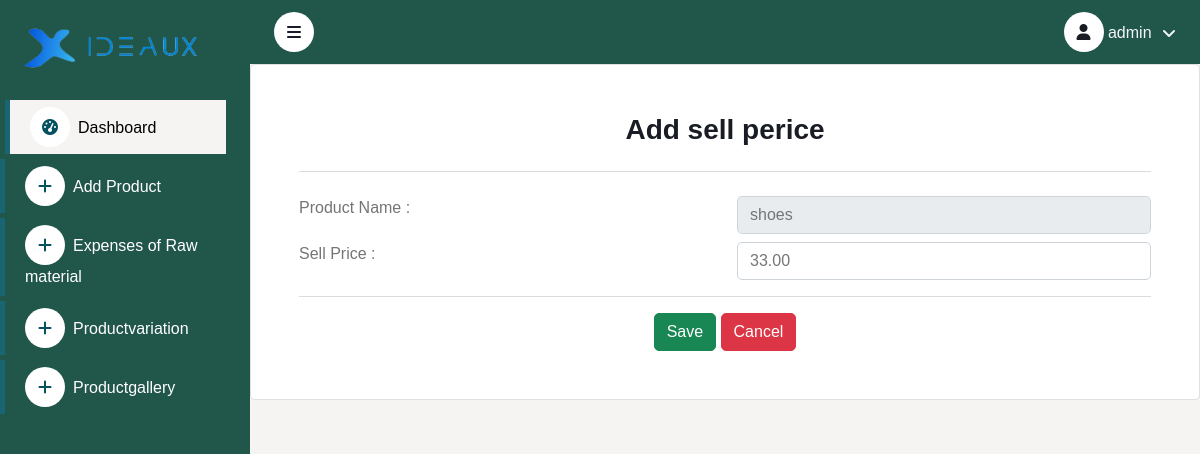
Screenshot of /sell_price/10/ (signed in) with the database file from the repository.
### data/models.py (models this page shows, shortened)
class User(AbstractBaseUser):
    first_name      = models.CharField(max_length=50)
    last_name       = models.CharField(max_length=50)
    username        = models.CharField(max_length=50, unique=True)
    email           = models.EmailField(max_length=100, unique=True)
    phone_number    = models.CharField(max_length=50)
    date_joined     = models.DateTimeField(auto_now_add=True)
    last_login      = models.DateTimeField(auto_now_add=True)
    is_admin        = models.BooleanField(default=False)
    is_staff        = models.BooleanField(default=False)
    is_active        = models.BooleanField(default=False)
    is_superadmin        = models.BooleanField(default=False)
    USERNAME_FIELD = 'email'
    REQUIRED_FIELDS = ['username', 'first_name', 'last_name']
    objects = MyAccountManager()

class Makeproduct(models.Model):
    product_name=models.CharField(max_length=100)
    sell_price=models.DecimalField(max_digits = 8,decimal_places = 2,default=0)
    makeproduct_price=models.DecimalField(max_digits = 8,decimal_places = 2, default=0)
    status_makeproduct= models.CharField(choices=STATUS_CHOICES,max_length=100, null=True,blank=True)
    pro_loss_makeproduct=models.DecimalField(max_digits = 8,decimal_places = 2,default=0)
    price_pro_fromshop=models.DecimalField(max_digits = 8,decimal_places = 2,default=0)
    status_purchaseproduct= models.CharField(choices=STATUS_CHOICES,max_length=100, null=True,blank=True)
    pro_loss_purchaseproduct=models.DecimalField(max_digits = 8,decimal_places = 2,default=0)
    is_active=models.BooleanField(default=True)

### data/views.py (the view, shortened to what this page needs)
# urls.py: path('sell_price/<int:id>/', views.sell_price,name='sell_price'),
def sell_price(request,id):
    product=Makeproduct.objects.get(id=id)
    form=Sell_priceform()
    return render(request,'data/sell_price.html',{'product':product})

### data/templates/data/sell_price.html (shortened to what this page needs)
{% extends 'data/layout.html'%}
{% load static %}
{% block content %}
        <div class="card p-5">
            <h3 class="text-center">Add sell perice</h3>
            <hr class="hr-center">
            <form action="" method="post" enctype="multipart/form-data">
                <div class="row">
                        <div class="col-md-6 mt-2">
                            <label for="product_name">Product&nbsp;Name&nbsp;:</label>
                        </div>
                        <div class="col-md-6 mt-2">
                            <input type="text" name="product_name" class="form-control" id="product_name" value="{{product.product_name}}" disabled>
                    </div>
                    <div class="col-md-6 mt-2">
                        <label for="sell_price">Sell&nbsp;Price&nbsp;:</label>
                    </div>
                    <div class="col-md-6 mt-2">
                        {% if z %}
                        {% for i,j in z %}
                        <input type="text" name="sell_price" class="form-control" id="sell_price" value="{{i}}" required><br>
                        {% if j %}<span class="text-danger">{{j}}</span>{% endif %}
                        {% endfor %}
                        {% elif product.sell_price%}
                        <input type="text" name="sell_price" placeholder="Enter a amount" class="form-control" id="sell_price" value="{{product.sell_price}}" required>
                        {% else %}
                        <input type="text" name="sell_price" placeholder="Enter a amount" class="form-control" id="sell_price" value="{{form.sell_price.value}}" required>
                      {% endif%}
                </div>
                </div>
                <hr class="hr-center">
                <div class="mt-2 text-center">
                    <button type="submit" class="btn btn-success">Save</button>
                    <button type="reset" class="btn btn-danger">Cancel</button>
                </div>
            </form>
        </div>
    </div>
{%endblock content%}

### data/templates/data/layout.html (shortened to what this page needs)
{% load static%}
<!DOCTYPE html>
<html lang="en">
  <head>
    <link
      rel="stylesheet"
      href="https://cdnjs.cloudflare.com/ajax/libs/font-awesome/6.2.1/css/all.min.css"
    />
    <link
      href="https://cdn.jsdelivr.net/npm/bootstrap-icons@1.4.1/font/bootstrap-icons.css"
      rel="stylesheet"
    />
    <link href="{% static 'css/min.css' %}" rel="stylesheet" />
    <link href="{% static 'css/styles.css' %}" rel="stylesheet" />
  </head>
  <body>
    <div class="sidebar pe-4 pb-3">
      <nav class="navbar bg-light navbar-light">
        <a href="" class="navbar-brand mx-4 mb-3">
         <img src="{% static 'images/logo1.png' %}" alt="logo" style="width:100%">
        </a>
        <div class="navbar-nav w-100">
          <a href="" class="nav-item nav-link active"
            ><i class="fa fa-tachometer-alt me-2"></i>Dashboard</a
          >
          <a href="{% url 'add_product' %}" class="nav-item nav-link"
          ><i class="fa-solid fa-plus me-2"></i>Add Product</a
        >
          <a href="{% url 'add_expense' %}" class="nav-item nav-link"
            ><i class="fa-solid fa-plus me-2"></i>Expenses of Raw material</a
          >
        <a href="" class="nav-item nav-link"
        ><i class="fa-solid fa-plus me-2"></i>Productvariation</a
      >
      <a href="" class="nav-item nav-link"
      ><i class="fa-solid fa-plus me-2"></i>Productgallery</a
    >
        </div>
      </nav>
    </div>
    <div class="content">
      <nav
        class="navbar navbar-expand bg-light navbar-light sticky-top px-4 py-0"
      >
        <a href="#" class="sidebar-toggler text-dark flex-shrink-0">
          <i class="fa fa-bars"></i>
        </a>
        <div class="navbar-nav align-items-center ms-auto">
          <div class="nav-item dropdown ">
            <a
              href="#"
              class="nav-link dropdown-toggle text-light"
              data-bs-toggle="dropdown"
            >
              <i class="fa-solid fa-user text-dark"></i>
              <span class="d-none d-lg-inline-flex">{{user.username}}</span>
            </a>
          </div>
        </div>
      </nav>
      <main>
        {% block content %}
        {% endblock content %}
    </body>
    </html>

### data/static/css/styles.css (style rules this page uses)
:root { --primary: #bb1e30; --light: #e92a41; --dark: #252525; --blue:rgb(71, 144, 208); }
.btn { transition: .5s; }
.sidebar { position: fixed; top: 0; left: 0; bottom: 0; width: 250px; height: 100vh; overflow-y: auto; background: #21564b; transition: 0.5s; z-index: 999; }
.bg-light { background:#21564b !important; }
.content { margin-left: 250px; min-height: 100vh; background-color: rgb(246, 243, 243); transition: 0.5s; }
@media (min-width: 992px) { .sidebar { margin-left: 0; } }
@media (min-width: 992px) { .content { width: calc(100% - 250px); } }
.sidebar .navbar .navbar-nav .nav-link { padding: 7px 20px; margin-bottom:5px; color: #fff; font-weight: 500; border-left: 5px solid #1a6574; border-radius: 0 ; margin-left: 0; outline: none; transition: 0.5s; }
.sidebar .navbar .navbar-nav .nav-link:hover, .sidebar .navbar .navbar-nav .nav-link.active { color: black; background: #f6f3f3; border-color: #1a6574; margin-left: 5px; }
.sidebar .navbar .navbar-nav .nav-link i { width: 40px; height: 40px; display: inline-flex; align-items: center; justify-content: center; background: #FFFFFF; border-radius: 40px; color: #055160; }
.sidebar .navbar .navbar-nav .nav-link:hover i, .sidebar .navbar .navbar-nav .nav-link.active i { background: #fff; }
.content .navbar .navbar-nav .nav-link { margin-left: 25px; padding: 12px 0; color: var(--dark); outline: none; }
.content .navbar .sidebar-toggler, .content .navbar .navbar-nav .nav-link i { width: 40px; height: 40px; display: inline-flex; align-items: center; justify-content: center; background: #FFFFFF; border-radius: 40px; }
.content .navbar .dropdown-toggle::after { margin-left: 6px; vertical-align: middle; border: none; content: "\f107"; font-family: "Font Awesome 5 Free"; font-weight: 900; transition: .5s; }

### rows the page displays
User: username "admin"
Makeproduct: product_name "shoes", sell_price "33.00"
